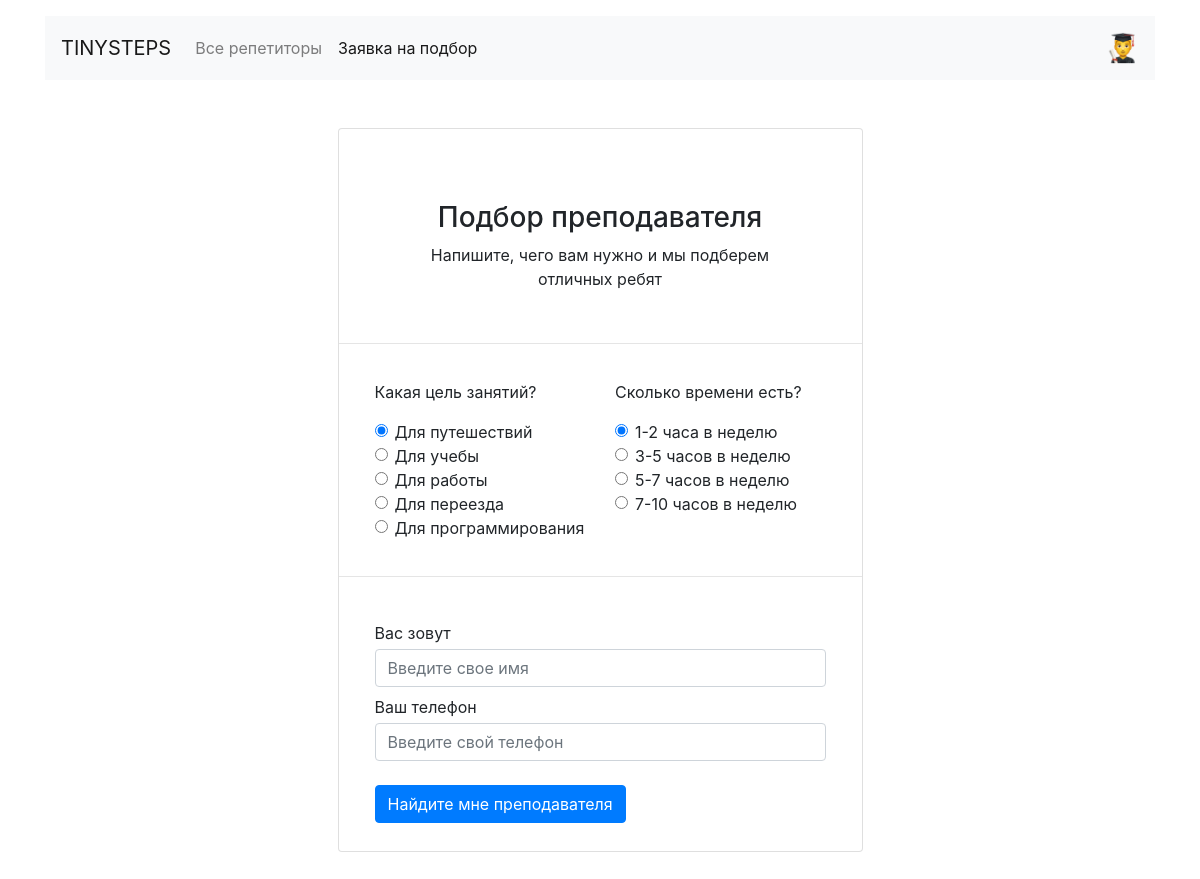
Page /request/ on the committed database.
### models.py (models this page shows)
class Goal(db.Model):
    __tablename__ = 'goals'
    id = db.Column(db.String(11), nullable=False, primary_key=True)
    name = db.Column(db.String(100), nullable=False)
    symbol = db.Column(db.String(1), nullable=False)
    teachers = db.relationship("Teacher", secondary=teachers_goals, back_populates="goals")
    requests = db.relationship('Request', back_populates='goals')

### routes.py (the view, shortened to what this page needs)
@app.route('/request/', methods=["POST", "GET"])
def render_request():
    goals = Goal.query.all()
    form = RequestForm()
    return render_template("request.html", form=form, goals=goals)

### forms.py
class RequestForm(FlaskForm):
    choices = [(goal.id, goal.name) for goal in Goal.query.all()]
    goal = RadioField('Какая цель занятий?', choices=choices, default="travel")
    choices = [(key, value) for key, value in week_times.items()]
    time = RadioField('Сколько времени есть?', choices=choices, default="time12")
    name = StringField("Вас зовут", validators=[InputRequired("Введите ваше имя"), Length(min=2, message="Имя должно быть не менее 2 символов")])
    phone = TelField("Ваш телефон", validators=[InputRequired("Введите ваш номер телефона"), Regexp("^((8|\+7)[\- ]?)?(\(?\d{3}\)?[\- ]?)?[\d\- ]{7,10}$", message="Номер телефона имеет некорректный формат")])
    submit = SubmitField("Найдите мне преподавателя")

### templates/request.html (shortened to what this page needs)
{% extends 'base.html' %}
{% block container %}
  <main class="container mt-5">
    <div class="col-12 col-sm-10 col-lg-6 offset-lg-3 offset-sm-1">
      <form action="{{request.path}}" class="card mb-5" method="POST">
        <div class="card-body text-center pt-5">
          <h1 class="h3 card-title mt-4 mb-2">Подбор преподавателя</h1>
          <p class="px-5">Напишите, чего вам нужно и&nbsp;мы&nbsp;подберем отличных&nbsp;ребят</p>
        </div>
        <hr>
        <div class="card-body mx-3">
          <div class="row">
            <div class="col">
              <p>{{ form.goal.label.text }}</p>
              {% for subfield in form.goal %}
              <div class="form-check ">
                {{ subfield(class_='form-check-input') }}
                {{ subfield.label(class_='form-check-label') }}
              </div>
              {% endfor %}
            </div>
            <div class="col">
              <p>{{ form.time.label.text }}</p>
              {% for subfield in form.time %}
              <div class="form-check">
                {{ subfield(class_='form-check-input') }}
                {{ subfield.label(class_='form-check-label') }}
              </div>
              {% endfor %}
            </div>
          </div>
        </div>
        <hr>
        <div class="card-body mx-3">
          {{form.name.label(class_="mb-1 mt-2")}}
          {{form.name(class_="form-control", placeholder="Введите свое имя")}}
          {{form.phone.label(class_="mb-1 mt-2")}}
          {{form.phone(class_="form-control mask-phone", placeholder="Введите свой телефон")}}
          {{ form.submit(class_="btn btn-primary mt-4 mb-2") }}
        </div>
      </form>
    </div>
  </main>
{% endblock %}

### rows in the picture
Goal: label "Для путешествий"
Goal: label "Для учебы"
Goal: label "Для работы"
Goal: label "Для переезда"
Goal: label "Для программирования"

### other values in the picture
{{ subfield.label(class_='form-check-label') }} "1-2 часа в неделю" "3-5 часов в неделю" "5-7 часов в неделю" "7-10 часов в неделю"
